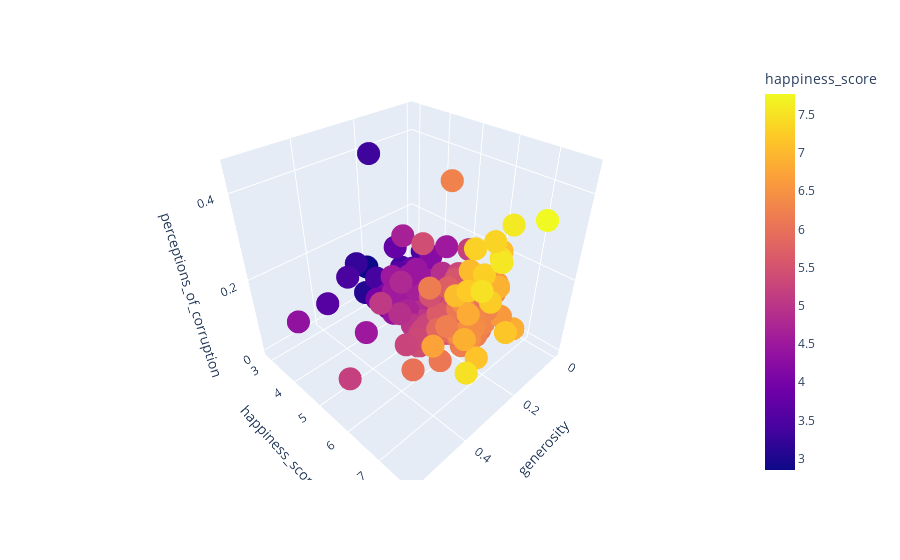

Notebook cell for this chart:
### Code cell
fig_generosity_corruption=px.scatter_3d(clean_2019, x="generosity",y="happiness_score",z="perceptions_of_corruption", color="happiness_score")
fig_generosity_corruption.write_html("generosity_corruption.html")
# fig.write_html("file.html")

### Figure 1 — Plotly figure (JSON) as saved in the notebook; plotly's stock layout.template omitted (floating-point values rounded to 4 significant figures; data arrays with more than 128 entries replaced by an {"elided": "..."} marker saying what was removed)
{"data": [{"hovertemplate": "generosity=%{x}<br>happiness_score=%{marker.color}<br>perceptions_of_corruption=%{z}<extra></extra>", "legendgroup": "", "marker": {"color": {"elided": "156 float values"}, "coloraxis": "coloraxis", "symbol": "circle"}, "mode": "markers", "name": "", "scene": "scene", "showlegend": false, "type": "scatter3d", "x": {"elided": "156 float values"}, "y": {"elided": "156 float values"}, "z": {"elided": "156 float values"}}], "layout": {"coloraxis": {"colorbar": {"title": {"text": "happiness_score"}}, "colorscale": [[0, "#0d0887"], [0.1111, "#46039f"], [0.2222, "#7201a8"], [0.3333, "#9c179e"], [0.4444, "#bd3786"], [0.5556, "#d8576b"], [0.6667, "#ed7953"], [0.7778, "#fb9f3a"], [0.8889, "#fdca26"], [1, "#f0f921"]]}, "legend": {"tracegroupgap": 0}, "margin": {"t": 60}, "scene": {"domain": {"x": [0, 1], "y": [0, 1]}, "xaxis": {"title": {"text": "generosity"}}, "yaxis": {"title": {"text": "happiness_score"}}, "zaxis": {"title": {"text": "perceptions_of_corruption"}}}}}
